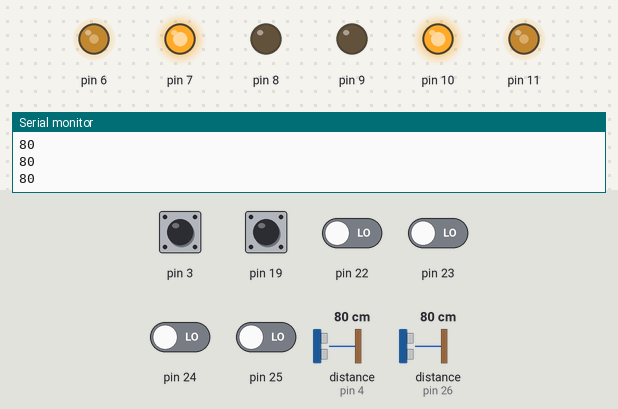
This sketch was run on a simulated Arduino Mega 2560, built with avr-gcc and run on an emulated ATmega2560. On the bench: output pins drawn as LEDs (lit = HIGH), the last lines printed to the serial monitor. The inputs (shaded band) are chosen by the test bench; at power-on: pin 3, pin 19 HIGH, pin 22–25 LOW, distance to the obstacle (sensors on pin 4, pin 26) 80 cm.

Above: at 1.2 s.
1.3 s: distance to the obstacle (sensor on pin 4) set to 12 cm
2.8 s: distance to the obstacle (sensor on pin 4) set to 9 cm
At 3.2 s:
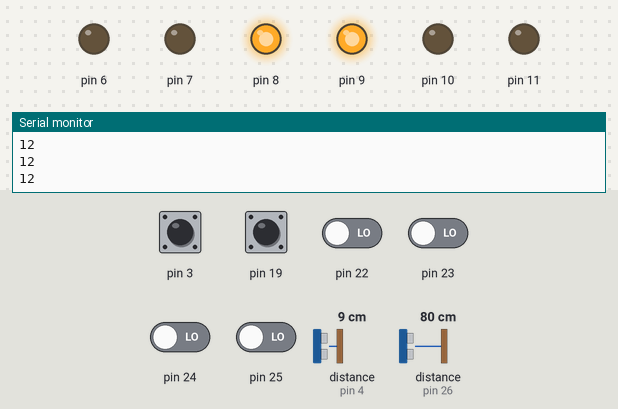
At 4.3 s:
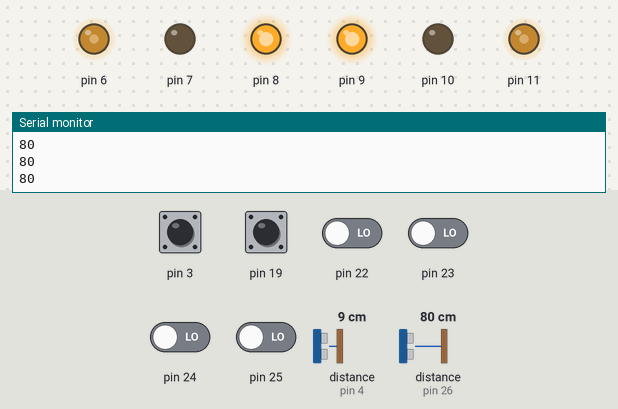
Timing chart, 0 to 5.8 s (numbered marks = the images above; inputs shaded):
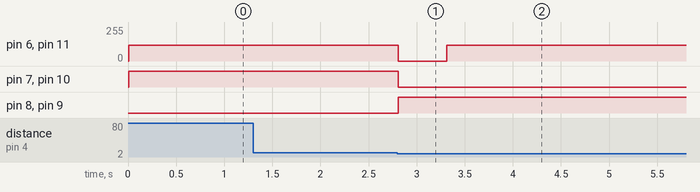

Measured:
- the behaviour switches between 11 and 10 cm on distance to the obstacle (sensor on pin 4) (found by bisection; images 0 and 1)
- after the input at 2.8 s, pin 6, pin 11: 120/255 → 0/255 at once, → 120/255 0.51 s later; pin 7, pin 10: HIGH → LOW at once; pin 8, pin 9: LOW → HIGH at once

The sketch:

test_nazad.ino
```cpp
#include <Servo.h> // подключаем библиотеку для работы с сервоприводом
#include <Ultrasonic.h>
#include "IRremote.h"
IRrecv irrecv(27); // указываем вывод, к которому подключен приемник
//#include <RF24.h>
decode_results results;
Ultrasonic nazad(37, 4);
Ultrasonic pered(31, 26);
Servo servo1;
int distance[2];
int distance1;
void setup() {
  // put your setup code here, to run once:
  irrecv.enableIRIn(); // запускаем прием
Serial.begin(9600);
pinMode(22, INPUT);//правый датчик
pinMode(23, INPUT);//левый датчик
pinMode(19, INPUT);//правый датчик сзади
pinMode(20, INPUT);//левый датчик сзади
pinMode(6, OUTPUT);//правый
pinMode(7, OUTPUT);//правый минус
pinMode(8, OUTPUT);//правый плюс
pinMode(9, OUTPUT);//левый минус
pinMode(10, OUTPUT);//левый плюс
pinMode(11, OUTPUT);//левый
pinMode(24, INPUT);//правый датчик 2, возможно убрать
pinMode(25, INPUT);//возможно убрать
pinMode(40, INPUT);//стартовая кнопка
//pinMode(37, INPUT);//датчик на шасси


}

void loop() {
  // put your main code here, to run repeatedly:
  int right_sensor_val;
int left_sensor_val;
int n=180;//скорость поворота при срабатывании второй линии, было 130
int n_stell=130;
int t_w=20;
int t=1000;
//int flag=0;
int t_start=1200;//задержка при повороте, на 100% аккуме 1200 достаточно
int t_radio=50;
int f=1, c=1, val;
int right_sensor_2_val;
int left_sensor_2_val;
int N=120;//основная скорость. Если что, на 120 все работает на 100% аккуме, было 200
int f1=0;
int n1=120; //на 100% аккуме 120
int n2=150;//поворот к стеллажу, на 100% аккуме 150
int t1=100;//движение к ящику
int sklad=60;
int st=175;
int left_sensor_szadi_val;//20 пин
int right_sensor_szadi_val;//19 пин
int lin_speed=20;//было 20. Это скорость при срабатывании датчиков линии первого уровня
int N_nazad_srabat=200;
/*if (digitalRead(40)==1)
{
 digitalWrite(8, HIGH);
  digitalWrite(7, LOW);
  analogWrite(6, N);
  digitalWrite(10, LOW);
  digitalWrite(9, HIGH);
  analogWrite(11, N);
  delay(50);

  if ( irrecv.decode( &results )) { // если данные пришли
    Serial.println( results.value, HEX );
    switch ( results.value ) {
    case 0xA3C8EDDB: case 0xFFA857://это 0xFFA857, повернуть влево и взять ящик с первого этажа*/
distance[0] = nazad.read();
distance[1]=distance[0];
Serial.println(distance[1]);
while (distance[1]>10)//(digitalRead(37)!=1)//движение назад по линии// 14 было, 10
{
digitalWrite(9, LOW);
digitalWrite(10, HIGH);
analogWrite(11, N);
digitalWrite(7, HIGH);
digitalWrite(8, LOW);
analogWrite(6, N);
//delay(100);
right_sensor_szadi_val = digitalRead(19);
left_sensor_szadi_val = digitalRead(3);
/*while (digitalRead(37)!=1)
{
right_sensor_val = digitalRead(22);
left_sensor_val = digitalRead(23);
right_sensor_2_val = digitalRead(24);
left_sensor_2_val = digitalRead(25);
digitalWrite(9, LOW);
digitalWrite(10, HIGH);
analogWrite(11, N);
digitalWrite(7, HIGH);
digitalWrite(8, LOW);
analogWrite(6, N);
servo1.write(sklad);
if (left_sensor_val==1)
{
 analogWrite(11, 20);
 servo1.write(sklad);
 delay(50);
  }

digitalWrite(7, HIGH);
digitalWrite(8, LOW);
analogWrite(11, N);//желательно скорость 200
if (right_sensor_val==1)
{

 analogWrite(6, 20);
 servo1.write(sklad);
 delay(50);
  }
  digitalWrite(9, LOW);
digitalWrite(10, HIGH);
analogWrite(6, N);
}*/
if (right_sensor_szadi_val==0)
  {

    analogWrite(11, lin_speed);
    analogWrite(6, N_nazad_srabat);
    delay(100); //было 500
  }
if (left_sensor_szadi_val==0)
  {

    analogWrite(6, lin_speed);
    analogWrite(11, N_nazad_srabat);
    delay(100); //было 500
  }
  Serial.println(distance[1]);
  distance[0]=distance[1];
  distance[1] = nazad.read();
  while (abs(distance[0]-distance[1])>=2)
  {
    distance[1]=distance[0];
   //distance[0]=distance[1];
   distance[0] = nazad.read();
  }
}
digitalWrite(10, LOW);
digitalWrite(9, HIGH);
analogWrite(11, 0);
digitalWrite(8, HIGH);
digitalWrite(7, LOW);
analogWrite(6, 0);
/*delay(500);
distance1 = nazad.read();
Serial.println(distance1);
while (distance1>12)//(digitalRead(37)!=1)//движение назад по линии// 14 было, 10          ВОЗМОЖНО, УБРАТЬ!
{
digitalWrite(9, LOW);
digitalWrite(10, HIGH);
analogWrite(11, N);
digitalWrite(7, HIGH);
digitalWrite(8, LOW);
analogWrite(6, N);
//delay(100);
right_sensor_szadi_val = digitalRead(19);
left_sensor_szadi_val = digitalRead(20);

if (right_sensor_szadi_val==1)
  {

    analogWrite(11, lin_speed);
    analogWrite(6, N_nazad_srabat);
    delay(100); //было 500
  }
if (left_sensor_szadi_val==1)
  {

    analogWrite(6, lin_speed);
    analogWrite(11, N_nazad_srabat);
    delay(100); //было 500
  }

  distance1 = nazad.read();
  Serial.println(distance1);
}
digitalWrite(10, LOW);
digitalWrite(9, HIGH);
analogWrite(11, 0);
digitalWrite(8, HIGH);
digitalWrite(7, LOW);
analogWrite(6, 0);*/
delay(500);
distance1 = pered.read();
Serial.println(distance1);
while (distance1>4)//(digitalRead(37)!=1)//движение назад по линии// 14 было, 10
{
digitalWrite(10, LOW);
digitalWrite(9, HIGH);
analogWrite(11, N);
digitalWrite(8, HIGH);
digitalWrite(7, LOW);
analogWrite(6, N);
//delay(100);
right_sensor_val = digitalRead(22);
left_sensor_val = digitalRead(23);
 right_sensor_2_val = digitalRead(24);
  left_sensor_2_val = digitalRead(25);
/*while (digitalRead(37)!=1)
{
right_sensor_val = digitalRead(22);
left_sensor_val = digitalRead(23);
right_sensor_2_val = digitalRead(24);
left_sensor_2_val = digitalRead(25);
digitalWrite(9, LOW);
digitalWrite(10, HIGH);
analogWrite(11, N);
digitalWrite(7, HIGH);
digitalWrite(8, LOW);
analogWrite(6, N);
servo1.write(sklad);
if (left_sensor_val==1)
{
 analogWrite(11, 20);
 servo1.write(sklad);
 delay(50);
  }

digitalWrite(7, HIGH);
digitalWrite(8, LOW);
analogWrite(11, N);//желательно скорость 200
if (right_sensor_val==1)
{

 analogWrite(6, 20);
 servo1.write(sklad);
 delay(50);
  }
  digitalWrite(9, LOW);
digitalWrite(10, HIGH);
analogWrite(6, N);
}*/
if (right_sensor_val==1)
  {

    analogWrite(11, lin_speed);
    analogWrite(6, N_nazad_srabat);
    delay(100); //было 500
  }
if (left_sensor_val==1)
  {

    analogWrite(6, lin_speed);
    analogWrite(11, N_nazad_srabat);
    delay(100); //было 500
  }
  if ((left_sensor_2_val==1)/*&&(datchik==1)*/)
  {
     while (digitalRead(22)!=1)
     {
        digitalWrite(7, HIGH);
        digitalWrite(8, LOW);
        analogWrite(6, n);
        digitalWrite(9, HIGH);
        digitalWrite(10, LOW);
        analogWrite(11, n);
        delay(50);
     }
  }
  digitalWrite(8, HIGH);
  digitalWrite(7, LOW);
  analogWrite(6, N);
  digitalWrite(10, LOW);
  digitalWrite(9, HIGH);
  analogWrite(11, N);

  if ((right_sensor_2_val==1)/*&&(datchik==1)*/)
  {
    while (digitalRead(23)!=1)
    {
      digitalWrite(8, HIGH);
      digitalWrite(7, LOW);
      analogWrite(6, n);
      digitalWrite(10, HIGH);
      digitalWrite(9, LOW);
      analogWrite(11, n);
      delay(50);
    }
  }
  Serial.println(distance1);

  distance1 = pered.read();
}
digitalWrite(10, LOW);
digitalWrite(9, HIGH);
analogWrite(11, 0);
digitalWrite(8, HIGH);
digitalWrite(7, LOW);
analogWrite(6, 0);
delay(5000);
/*break;
}
irrecv.resume(); // принимаем следующую команду

}
}*/
}
```
